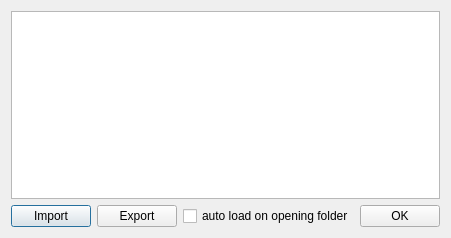
<?xml version="1.0" encoding="UTF-8"?>
<ui version="4.0">
 <class>LabelsDialog</class>
 <widget class="QDialog" name="LabelsDialog">
  <property name="geometry">
   <rect>
    <x>0</x>
    <y>0</y>
    <width>432</width>
    <height>238</height>
   </rect>
  </property>
  <property name="windowTitle">
   <string>Dialog</string>
  </property>
  <layout class="QVBoxLayout" name="verticalLayout_2">
   <item>
    <layout class="QVBoxLayout" name="verticalLayout">
     <item>
      <widget class="QTextEdit" name="labels_textarea"/>
     </item>
    </layout>
   </item>
   <item>
    <layout class="QHBoxLayout" name="horizontalLayout">
     <item>
      <widget class="QPushButton" name="import_button">
       <property name="text">
        <string>Import</string>
       </property>
      </widget>
     </item>
     <item>
      <widget class="QPushButton" name="export_button">
       <property name="text">
        <string>Export</string>
       </property>
      </widget>
     </item>
     <item>
      <widget class="QCheckBox" name="autoload_checkbox">
       <property name="text">
        <string>auto load on opening folder</string>
       </property>
      </widget>
     </item>
     <item>
      <spacer name="horizontalSpacer">
       <property name="orientation">
        <enum>Qt::Horizontal</enum>
       </property>
       <property name="sizeHint" stdset="0">
        <size>
         <width>40</width>
         <height>20</height>
        </size>
       </property>
      </spacer>
     </item>
     <item>
      <widget class="QPushButton" name="ok_button">
       <property name="text">
        <string>OK</string>
       </property>
      </widget>
     </item>
    </layout>
   </item>
  </layout>
 </widget>
 <resources/>
 <connections/>
</ui>
